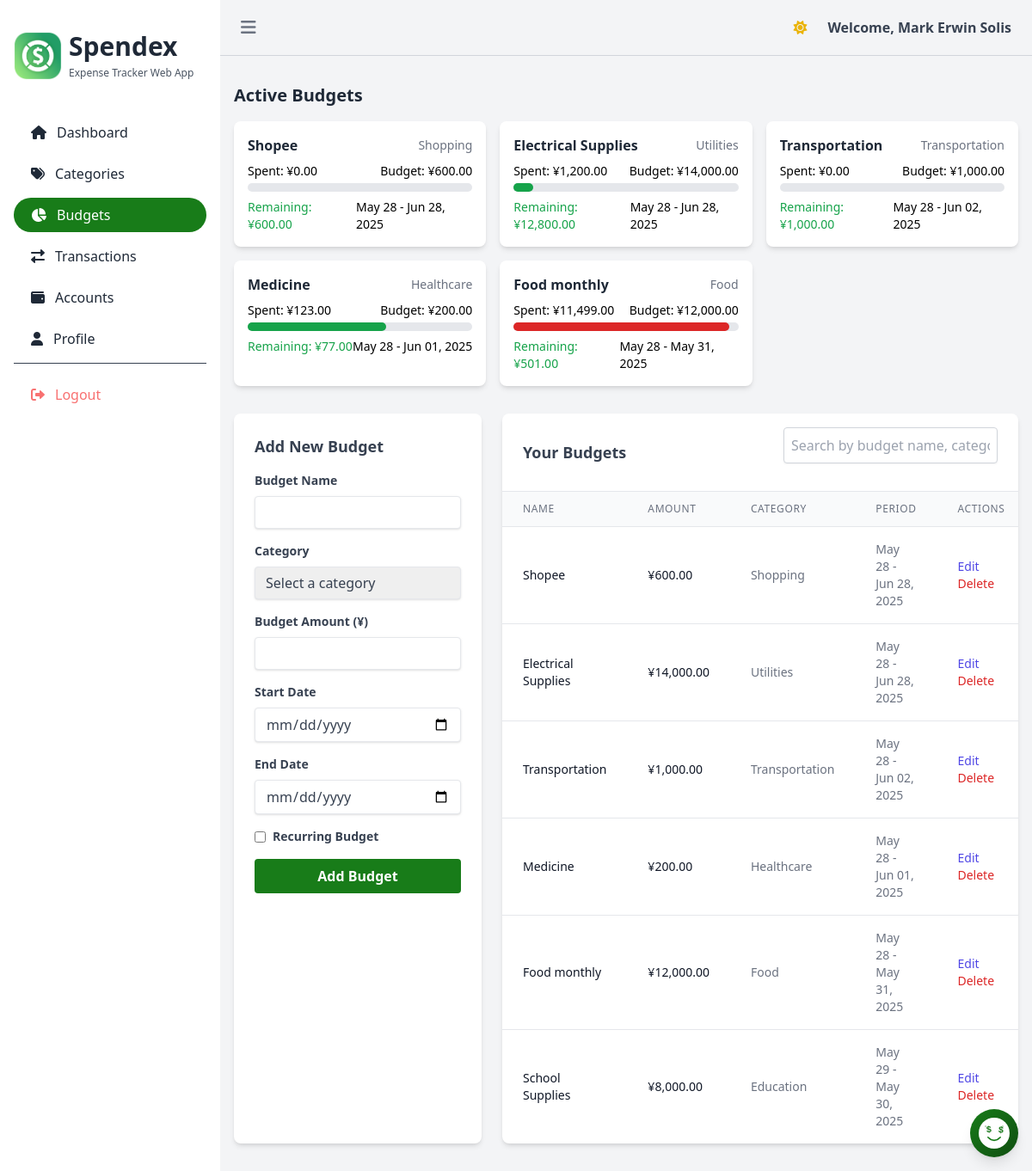
The page /budget.php (signed in) on the database its author committed.
### tables this page shows
CREATE TABLE `budgets` (
  `id` int(11) NOT NULL,
  `name` varchar(255) NOT NULL,
  `amount` decimal(10,2) NOT NULL,
  `category_id` int(11) DEFAULT NULL,
  `start_date` date NOT NULL,
  `end_date` date NOT NULL,
  `user_id` int(11) NOT NULL,
  `created_at` timestamp NOT NULL DEFAULT current_timestamp(),
  `recurring` tinyint(1) DEFAULT 0,
  `recurring_type` varchar(20) DEFAULT NULL
);

CREATE TABLE `categories` (
  `id` int(11) NOT NULL,
  `user_id` int(11) NOT NULL,
  `name` varchar(255) NOT NULL,
  `type` enum('income','expense') NOT NULL DEFAULT 'expense',
  `color` varchar(7) NOT NULL DEFAULT '#4F46E5',
  `created_at` timestamp NOT NULL DEFAULT current_timestamp()
);

CREATE TABLE `users` (
  `id` int(11) NOT NULL,
  `name` varchar(255) NOT NULL,
  `email` varchar(255) NOT NULL,
  `password` varchar(255) NOT NULL,
  `currency` varchar(3) NOT NULL DEFAULT 'PHP',
  `last_login` timestamp NULL DEFAULT NULL,
  `created_at` timestamp NOT NULL DEFAULT current_timestamp()
);

### budget.php (the view, shortened to what the rows shown need)
<?php
include_once 'dbconn.php';
$user_id = $_SESSION['user_id'];
$stmt = $conn->prepare("SELECT currency FROM users WHERE id = ?");
$stmt->execute([$user_id]);
$user_currency = $stmt->fetchColumn() ?: 'PHP';
$currency_symbols = [
    'PHP' => '₱',
    'USD' => '$',
    'EUR' => '€',
    'GBP' => '£',
    'JPY' => '¥',
    'KRW' => '₩',
    'CAD' => 'C$',
    'AUD' => 'A$'
];
$currency_symbol = $currency_symbols[$user_currency] ?? $user_currency;
try {
    $stmt = $conn->prepare("
        SELECT b.*, c.name as category_name, c.type as category_type,
        (SELECT COALESCE(SUM(amount), 0)
         FROM transactions t
         WHERE t.category_id = b.category_id
         AND t.user_id = :user_id
         AND t.date BETWEEN b.start_date AND b.end_date) as spent
        FROM budgets b
        LEFT JOIN categories c ON b.category_id = c.id
        WHERE b.user_id = :user_id
        ORDER BY b.end_date DESC
    ");
    $stmt->bindParam(':user_id', $user_id);
    $stmt->execute();
    $budgets = $stmt->fetchAll(PDO::FETCH_ASSOC);
} catch(PDOException $e) {
    error_log("Error fetching budgets: " . $e->getMessage());
    $budgets = [];
}
?>
<!DOCTYPE html>
<html lang="en" class="light">
<head>
    <script src="https://cdn.tailwindcss.com"></script>
    <link rel="stylesheet" href="https://cdnjs.cloudflare.com/ajax/libs/font-awesome/6.0.0/css/all.min.css">
</head>
<body class="bg-gray-100 dark:bg-dark-bg-primary min-h-screen transition-colors duration-200">
    <div class="min-h-screen lg:ml-64">
        <div class="container mx-auto px-4 py-8">
            <div class="mb-8">
                <h2 class="text-xl font-bold text-gray-800 dark:text-white mb-4">Active Budgets</h2>
                <div class="grid grid-cols-1 md:grid-cols-2 lg:grid-cols-3 gap-4">
                    <?php foreach ($budgets as $budget):
                        if (strtotime($budget['end_date']) >= time()):
                            $spent = floatval($budget['spent']);
                            $budget_amount = floatval($budget['amount']);
                            $percentage = $budget_amount > 0 ? ($spent / $budget_amount) * 100 : 0;
                            $remaining = $budget_amount - $spent;
                            $progress_color = 'bg-green-600';
                            if ($percentage >= 90) {
                                $progress_color = 'bg-red-600';
                            } else if ($percentage >= 75) {
                                $progress_color = 'bg-yellow-500';
                            }
                    ?>
                    <div class="bg-white dark:bg-dark-bg-secondary rounded-lg shadow-md p-4">
                        <div class="flex justify-between items-center mb-2">
                            <h3 class="font-bold text-gray-800 dark:text-white"><?php echo htmlspecialchars($budget['name']); ?></h3>
                            <span class="text-sm text-gray-500 dark:text-gray-400"><?php echo htmlspecialchars($budget['category_name'] ?? 'Select a category'); ?></span>
                        </div>
                        <div class="mb-2">
                            <div class="flex justify-between text-sm mb-1">
                                <span class="dark:text-gray-300">Spent: <?php echo $currency_symbol . number_format($spent, 2); ?></span>
                                <span class="dark:text-gray-300">Budget: <?php echo $currency_symbol . number_format($budget_amount, 2); ?></span>
                            </div>
                            <div class="w-full bg-gray-200 dark:bg-gray-700 rounded-full h-2.5">
                                <div class="h-2.5 rounded-full <?php echo $progress_color; ?>" style="width: <?php echo min(100, $percentage); ?>%"></div>
                            </div>
                        </div>
                        <div class="flex justify-between text-sm">
                            <span class="<?php echo $remaining >= 0 ? 'text-green-600 dark:text-green-400' : 'text-red-600 dark:text-red-400'; ?>">
                                <?php echo $remaining >= 0 ? 'Remaining: ' . $currency_symbol . number_format(abs($remaining), 2) : 'Over by: ' . $currency_symbol . number_format(abs($remaining), 2); ?>
                            </span>
                            <span class="dark:text-gray-400">
                                <?php
                                echo date('M d', strtotime($budget['start_date'])) . ' - ' .
                                     date('M d, Y', strtotime($budget['end_date']));
                                ?>
                            </span>
                        </div>
                    </div>
                    <?php
                        endif;
                    endforeach;
                    ?>
                </div>
            </div>
            <div class="grid grid-cols-1 md:grid-cols-3 gap-6">
                <div class="md:col-span-1 bg-white dark:bg-dark-bg-secondary rounded-lg shadow-md p-6">
                    <h2 class="text-lg font-semibold text-gray-700 dark:text-gray-300 mb-4">Add New Budget</h2>
                    <form action="actions/add_budget.php" method="POST" class="space-y-4" id="addBudgetForm">
                        <div>
                            <label for="amount" class="block text-gray-700 dark:text-gray-300 text-sm font-bold mb-2">Budget Amount (<?php echo $currency_symbol; ?>)</label>
                            <input type="number" step="0.01" min="0.01" id="amount" name="amount" class="shadow appearance-none border rounded w-full py-2 px-3 text-gray-700 dark:text-gray-300 dark:bg-gray-700 dark:border-gray-600 leading-tight focus:outline-none focus:shadow-outline" required>
                        </div>
                    </form>
                </div>
                <div class="md:col-span-2 bg-white dark:bg-dark-bg-secondary rounded-lg shadow-md overflow-hidden">
                    <div class="flex justify-between items-center px-6 py-4 border-b border-gray-200 dark:border-gray-700">
                        <h2 class="text-lg font-semibold text-gray-700 dark:text-gray-300">Your Budgets</h2>
                    </div>
                    <div class="overflow-x-auto">
                        <table class="min-w-full divide-y divide-gray-200 dark:divide-gray-700">
                            <thead class="bg-gray-50 dark:bg-gray-800">
                                <tr>
                                    <th class="px-6 py-3 text-left text-xs font-medium text-gray-500 dark:text-gray-400 uppercase tracking-wider">Name</th>
                                    <th class="px-6 py-3 text-left text-xs font-medium text-gray-500 dark:text-gray-400 uppercase tracking-wider">Amount</th>
                                    <th class="px-6 py-3 text-left text-xs font-medium text-gray-500 dark:text-gray-400 uppercase tracking-wider">Category</th>
                                    <th class="px-6 py-3 text-left text-xs font-medium text-gray-500 dark:text-gray-400 uppercase tracking-wider">Period</th>
                                    <th class="px-6 py-3 text-left text-xs font-medium text-gray-500 dark:text-gray-400 uppercase tracking-wider">Actions</th>
                                </tr>
                            </thead>
                            <tbody class="divide-y divide-gray-200 dark:divide-gray-700" id="budgetTableBody">
                                <?php foreach ($budgets as $budget): ?>
                                <tr class="hover:bg-gray-50 dark:hover:bg-gray-600 transition duration-150">
                                    <td class="py-4 px-6 text-sm text-gray-900 dark:text-gray-300 font-medium">
                                        <?php echo htmlspecialchars($budget['name']); ?>
                                    </td>
                                    <td class="py-4 px-6 text-sm font-medium text-gray-900 dark:text-gray-300">
                                        <?php echo $currency_symbol . number_format($budget['amount'], 2); ?>
                                    </td>
                                    <td class="py-4 px-6 text-sm text-gray-500 dark:text-gray-400">
                                        <?php echo htmlspecialchars($budget['category_name'] ?? 'Select a category'); ?>
                                    </td>
                                    <td class="py-4 px-6 text-sm text-gray-500 dark:text-gray-400">
                                        <?php
                                        echo date('M d', strtotime($budget['start_date'])) . ' - ' .
                                             date('M d, Y', strtotime($budget['end_date']));
                                        ?>
                                    </td>
                                    <td class="py-4 px-6 text-sm font-medium">
                                        <button onclick="handleEditBudget(<?php echo htmlspecialchars(json_encode($budget)); ?>)"
                                                class="text-indigo-600 dark:text-indigo-400 hover:text-indigo-900 dark:hover:text-indigo-300 mr-3 transition duration-150">
                                            Edit
                                        </button>
                                        <button onclick="handleDeleteBudget(<?php echo $budget['id']; ?>)"
                                                class="text-red-600 dark:text-red-400 hover:text-red-900 dark:hover:text-red-300 transition duration-150">
                                            Delete
                                        </button>
                                    </td>
                                </tr>
                                <?php endforeach; ?>
                            </tbody>
                        </table>
                    </div>
                </div>
            </div>
        </div>
    </div>
</body>
</html>

### rows shown on the page
budgets: name "Shopee", category.name "Shopping", user.currency "¥", spent "0.00", amount "600.00", start_date "May 28", end_date "Jun 28, 2025"
budgets: name "Electrical Supplies", category.name "Utilities", user.currency "¥", spent "1,200.00", amount "14,000.00", remaining "12,800.00", start_date "May 28", end_date "Jun 28, 2025"
budgets: name "Transportation", category.name "Transportation", user.currency "¥", spent "0.00", amount "1,000.00", remaining "1,000.00", start_date "May 28", end_date "Jun 02, 2025"
budgets: name "Medicine", category.name "Healthcare", user.currency "¥", spent "123.00", amount "200.00", remaining "77.00", start_date "May 28", end_date "Jun 01, 2025"
budgets: name "Food monthly", category.name "Food", user.currency "¥", spent "11,499.00", amount "12,000.00", min(100, $percentage) 95.825 (drawn), remaining "501.00", start_date "May 28", end_date "May 31, 2025"
users: currency "¥"
budgets: name "School Supplies", user.currency "¥", amount "8,000.00", category.name "Education", start_date "May 29", end_date "May 30, 2025"

### other values the page prints
$_SESSION['user_name'] "Mark Erwin Solis"
